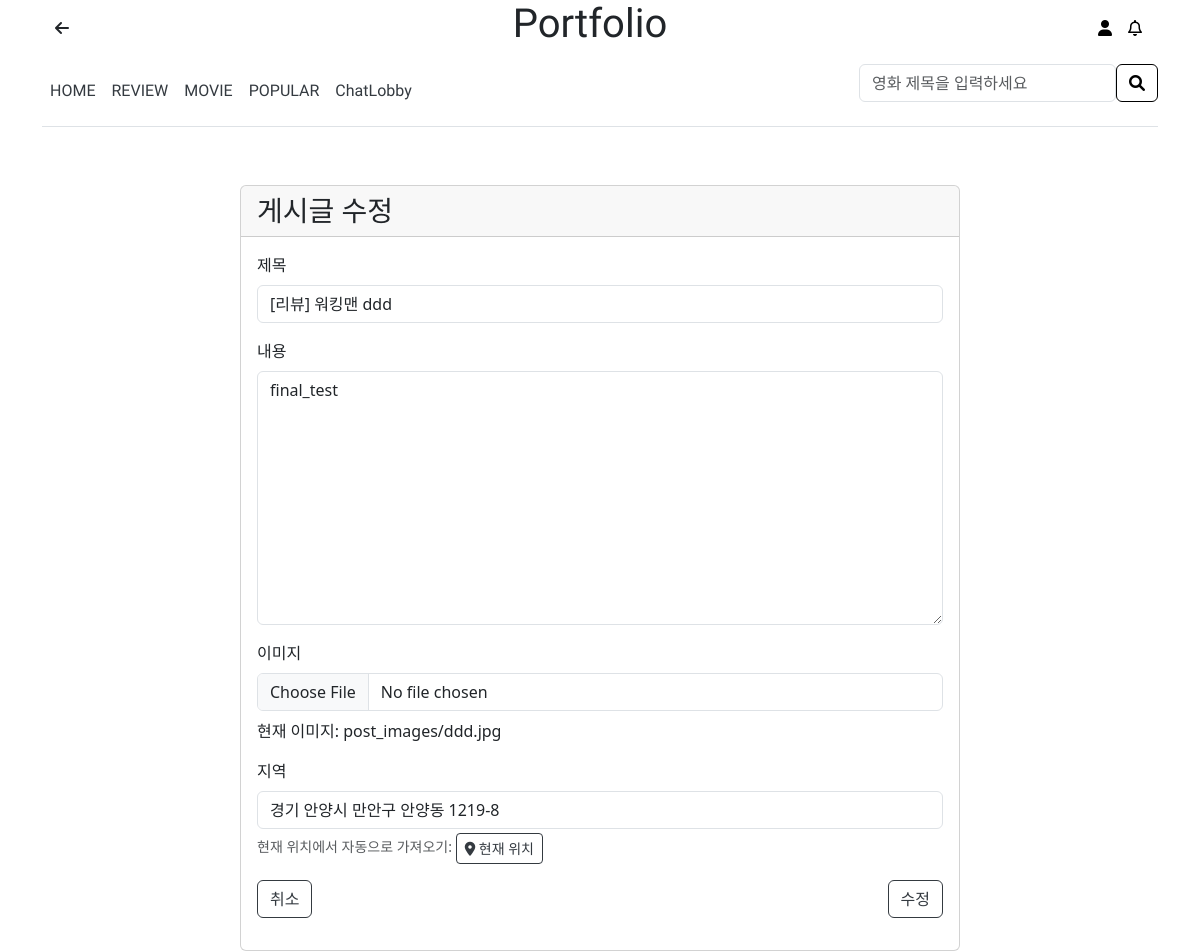
Page /post/5/edit/ (signed in) on the committed database.
### main/models.py (models this page shows, shortened)
class Post(models.Model):
    GENRE_CHOICES = [
        ('액션', '액션'),
        ('코미디', '코미디'),
        ('드라마', '드라마'),
        ('SF', 'SF'),
        ('로맨스', '로맨스'),
        ('스릴러', '스릴러'),
        ('호러', '호러'),
        ('애니메이션', '애니메이션'),
        ('다큐멘터리', '다큐멘터리'),
        ('판타지', '판타지'),
    ]
    title = models.CharField(max_length=200)
    content = models.TextField()
    category = models.CharField(max_length=20, choices=GENRE_CHOICES, default='드라마')
    author = models.ForeignKey(User, on_delete=models.CASCADE)
    created_at = models.DateTimeField(auto_now_add=True)
    updated_at = models.DateTimeField(auto_now=True)
    date_posted = models.DateTimeField(default=timezone.now)
    image = models.ImageField(upload_to='post_images', null=True, blank=True)
    region = models.CharField(max_length=100, null=True, blank=True)
    likes = models.ManyToManyField(User, related_name='post_likes', blank=True)

### main/views.py (the view)
# urls.py: path('post/<int:pk>/edit/', views.post_edit, name='post_edit'),
@login_required
def post_edit(request, pk):
    post = get_object_or_404(Post, pk=pk)
    if request.user != post.author:
        messages.error(request, '게시글을 수정할 권한이 없습니다.')
        return redirect('post_detail', pk=pk)
    if request.method == 'POST':
        form = PostForm(request.POST, request.FILES, instance=post)
        if form.is_valid():
            form.save()
            messages.success(request, '게시글이 수정되었습니다.')
            return redirect('post_detail', pk=pk)
    else:
        form = PostForm(instance=post)
    return render(request, 'main/post_edit.html', {
        'form': form,
        'post': post
    })

### main/forms.py
class PostForm(forms.ModelForm):
    class Meta:
        model = Post
        fields = ['title', 'content', 'category', 'image', 'region']
        widgets = {
            'title': forms.TextInput(attrs={'class': 'form-control', 'placeholder': '리뷰 제목을 입력하세요'}),
            'content': forms.Textarea(attrs={'class': 'form-control', 'placeholder': '영화에 대한 리뷰를 작성하세요', 'rows': 10}),
            'category': forms.Select(attrs={'class': 'form-control'}),
            'image': forms.FileInput(attrs={'class': 'form-control'}),
            'region': forms.TextInput(attrs={'class': 'form-control', 'placeholder': '현재 위치를 입력하세요'}),
        }
        labels = {
            'title': '리뷰 제목',
            'content': '리뷰 내용',
            'category': '영화 장르',
            'image': '포스터 이미지',
            'region': '현재 위치',
        }

### main/templates/main/post_edit.html (shortened to what this page needs)
{% extends 'main/base.html' %}
{% block content %}
<div class="container mt-5">
    <div class="row justify-content-center">
        <div class="col-md-8">
            <div class="card">
                <div class="card-header">
                    <h3 class="card-title mb-0">게시글 수정</h3>
                </div>
                <div class="card-body">
                    <form method="post" enctype="multipart/form-data">
                        <div class="mb-3">
                            <label for="{{ form.title.id_for_label }}" class="form-label">제목</label>
                            {{ form.title }}
                        </div>
                        <div class="mb-3">
                            <label for="{{ form.content.id_for_label }}" class="form-label">내용</label>
                            {{ form.content }}
                        </div>
                        <div class="mb-3">
                            <label for="{{ form.image.id_for_label }}" class="form-label">이미지</label>
                            {{ form.image }}
                            {% if post.image %}
                            <p class="mt-2">현재 이미지: {{ post.image.name }}</p>
                            {% endif %}
                        </div>
                        <div class="mb-3">
                            <label for="{{ form.region.id_for_label }}" class="form-label">지역</label>
                            {{ form.region }}
                            <div class="form-text">현재 위치에서 자동으로 가져오기:
                                <button type="button" id="getCurrentLocation" class="btn btn-sm btn-outline-primary">
                                    <i class="fas fa-map-marker-alt"></i> 현재 위치
                                </button>
                            </div>
                        </div>
                        <div class="d-flex justify-content-between">
                            <a href="{% url 'post_detail' post.pk %}" class="btn btn-secondary">취소</a>
                            <button type="submit" class="btn btn-primary">수정</button>
                        </div>
                    </form>
                </div>
            </div>
        </div>
    </div>
</div>
{% endblock %}

### main/templates/main/base.html (style rules this page uses)
a { text-decoration: none; color: black; }
.btn-outline-primary { color: #343a40; border-color: #343a40; background-color: transparent; }
.btn-primary { color: #343a40; border-color: #343a40; background-color: transparent; }
.btn-secondary { color: #343a40; border-color: #343a40; background-color: transparent; }

### rows in the picture
Post: title "[리뷰] 워킹맨 ddd", content "final_test", image.name "post_images/ddd.jpg", region "경기 안양시 만안구 안양동 1219-8"
